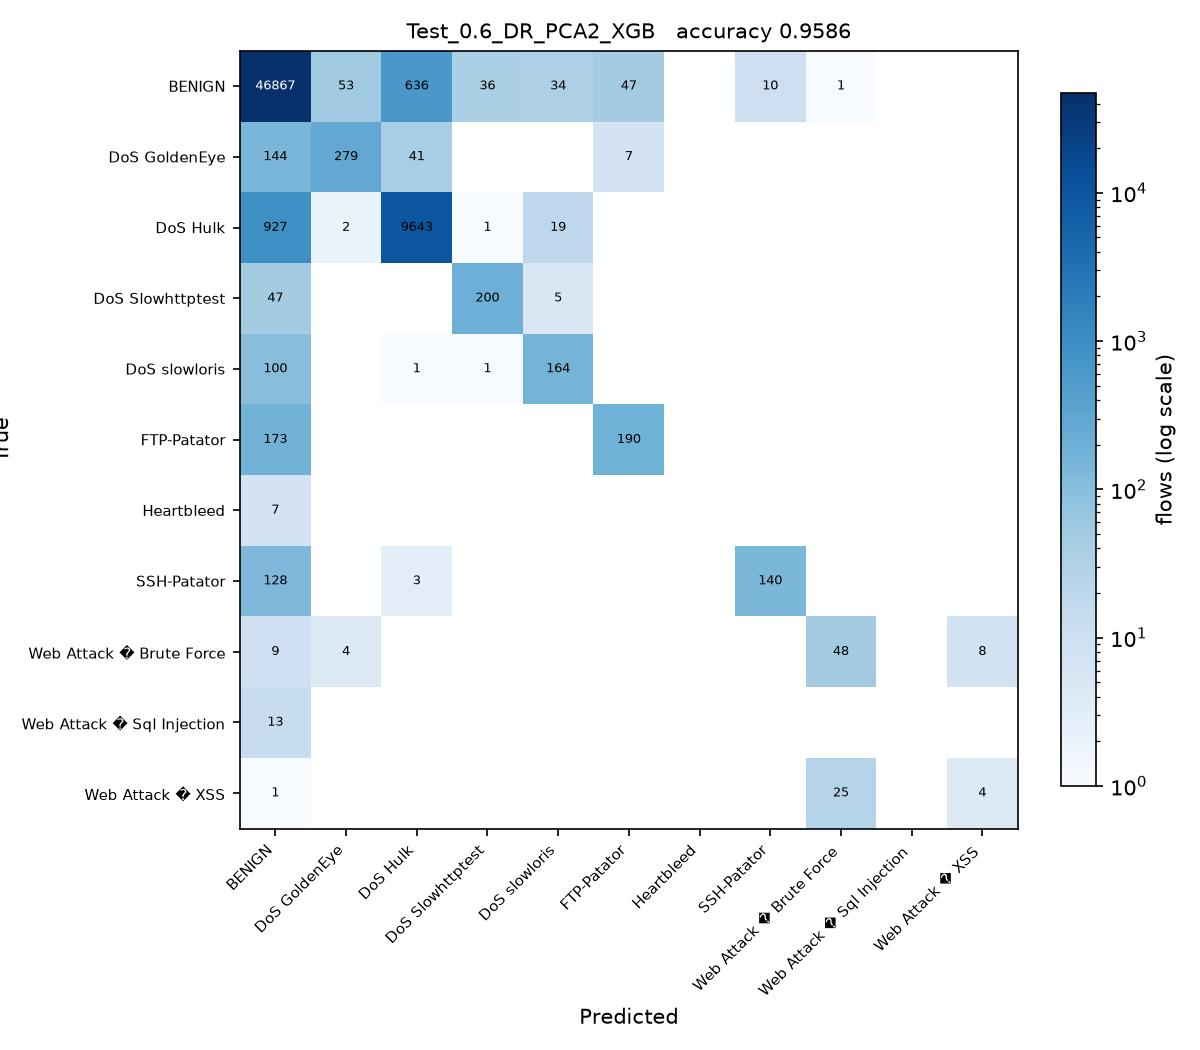

Generate this figure with Python:
# Test_0.6_DR_PCA2_XGB.py
#
# Test size 0.6  |  PCA, 2 components  |  XGBoost (sheet #9)
#
# This is SGDC_60_40.py with the changes marked CHANGE below and nothing else.

import os
from pathlib import Path

# CHANGE 1: find the folder holding the three CSV files and run from there, so
# the plain file names below resolve no matter where this script is started
# from or how deeply it sits inside the project folder.
HERE = Path(__file__).resolve().parent
for PROJECT in [HERE, *HERE.parents]:
    if (PROJECT / 'Tuesday-WorkingHours.pcap_ISCX.csv').exists():
        os.chdir(PROJECT)
        break
else:
    raise SystemExit('Put this folder inside the folder that holds the three '
                     'CIC-IDS2017 CSV files, then run the script again.')
import numpy as np
import pandas as pd

df1 = pd.read_csv('Tuesday-WorkingHours.pcap_ISCX.csv', low_memory=True)
df2 = pd.read_csv('Wednesday-workingHours.pcap_ISCX.csv', low_memory=True)
df3 = pd.read_csv('Thursday-WorkingHours-Morning-WebAttacks.pcap_ISCX.csv', low_memory=True)

dataset = pd.concat([df1, df2, df3], ignore_index=True)

dataset.columns = dataset.columns.str.strip()

# CHANGE 2: a stratified sample of 100000 flows, the same for every run. An RBF
# SVM on all 1.3 million flows would take about an hour per script.
# At least 50 flows of every class are kept.
label = dataset.columns[-1]
dataset = pd.concat(
    [g.sample(n=min(len(g), max(50, round(100000 * len(g) / len(dataset)))), random_state=0)
     for _, g in dataset.groupby(label)],
    ignore_index=True
)

X = dataset.iloc[:, :-1]
y = dataset.iloc[:, -1]

X = X.apply(pd.to_numeric, errors='coerce')

X.replace([np.inf, -np.inf], np.nan, inplace=True)

from sklearn.impute import SimpleImputer

imputer = SimpleImputer(missing_values=np.nan, strategy='mean')
X = imputer.fit_transform(X)

from sklearn.preprocessing import LabelEncoder

labelencoder_y = LabelEncoder()
y = labelencoder_y.fit_transform(y)

from sklearn.model_selection import train_test_split

X_train, X_test, y_train, y_test = train_test_split(
    X,
    y,
    test_size=0.6,   # CHANGE 3: test size
    random_state=0,
    stratify=y
)

# CHANGE 4: PCA, from PCA_LDA_KErnel_PCA_CODE.pdf (fit only on training data)
from sklearn.decomposition import PCA

pca = PCA(n_components=2)
X_train = pca.fit_transform(X_train)
X_test = pca.transform(X_test)

# CHANGE 5: XGBoost (sheet #9) in place of SGDClassifier
from xgboost import XGBClassifier

classifier = XGBClassifier()

classifier.fit(X_train, y_train)

y_pred = classifier.predict(X_test) 

from sklearn.metrics import confusion_matrix
from sklearn.metrics import accuracy_score
from sklearn.metrics import precision_score
from sklearn.metrics import recall_score
from sklearn.metrics import f1_score
from sklearn.metrics import classification_report

cm = confusion_matrix(y_test, y_pred)

print("Confusion Matrix:\n")
print(cm)

print("\nAccuracy : {:.4f}".format(accuracy_score(y_test, y_pred)))
print("\nPrecision : {:.4f}".format(precision_score(y_test, y_pred, average='weighted')))
print("\nRecall : {:.4f}".format(recall_score(y_test, y_pred, average='weighted')))
print("\nF1 Score : {:.4f}".format(f1_score(y_test, y_pred, average='weighted')))

print("\nClassification Report:\n")
print(classification_report(y_test, y_pred))

# CHANGE 6: save the confusion matrix as Test_0.6_DR_PCA2_XGB.jpg and record the result
import matplotlib
matplotlib.use('Agg')
import matplotlib.pyplot as plt
from matplotlib.colors import LogNorm

here = HERE                     # the folder this script sits in
names = [str(c) for c in labelencoder_y.classes_]
fig, ax = plt.subplots(figsize=(8, 7))
im = ax.imshow(cm, cmap='Blues', norm=LogNorm(vmin=1))
ax.set_xticks(range(len(names)), names, rotation=45, ha='right', fontsize=7)
ax.set_yticks(range(len(names)), names, fontsize=7)
ax.set_xlabel('Predicted')
ax.set_ylabel('True')
ax.set_title('Test_0.6_DR_PCA2_XGB   accuracy {:.4f}'.format(accuracy_score(y_test, y_pred)), fontsize=10)
for i in range(cm.shape[0]):
    for j in range(cm.shape[1]):
        if cm[i, j]:
            ax.text(j, i, cm[i, j], ha='center', va='center', fontsize=6,
                    color='white' if cm[i, j] > cm.max() / 3 else 'black')
fig.colorbar(im, ax=ax, fraction=0.04, label='flows (log scale)')
fig.tight_layout()
fig.savefig(here / 'Test_0.6_DR_PCA2_XGB.jpg', dpi=150)
plt.close(fig)

row = pd.DataFrame([{
    'Test': 0.6, 'DR': 'PCA2', 'Clas': 'XGB',
    'Acc': round(accuracy_score(y_test, y_pred), 4),
    'Pre': round(precision_score(y_test, y_pred, average='weighted'), 4),
    'Rec': round(recall_score(y_test, y_pred, average='weighted'), 4),
    'F1': round(f1_score(y_test, y_pred, average='weighted'), 4),
    'script': 'Test_0.6_DR_PCA2_XGB',
}])
out = PROJECT / 'results' / '75_runs_pca.csv'
out.parent.mkdir(exist_ok=True)
if out.exists():
    old = pd.read_csv(out)
    row = pd.concat([old[old['script'] != 'Test_0.6_DR_PCA2_XGB'], row], ignore_index=True)
row.to_csv(out, index=False)
